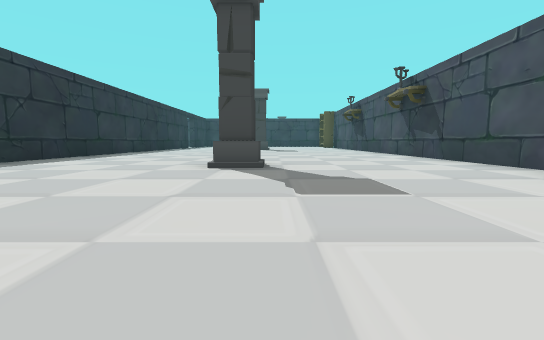
View 1 (above)

16 first-person views from a walk through a 3-D level made in the Unity game engine. The camera is 0.37 m above the floor, tilts 6° down and sees 90° across. The floor is counted in squares, 1 m on a side. Each view is taken from the middle of a square. On the plan, view 1 faces up. The plan holds only what a view shows up to about 9 squares ahead; the rest is blank. The place goes on beyond the plan. The player character is not drawn. Some animated figures are not drawn. Door leaves are left out, so doorways stand open.

View 2
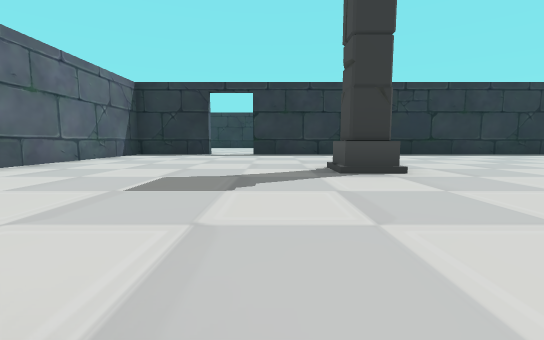

View 3
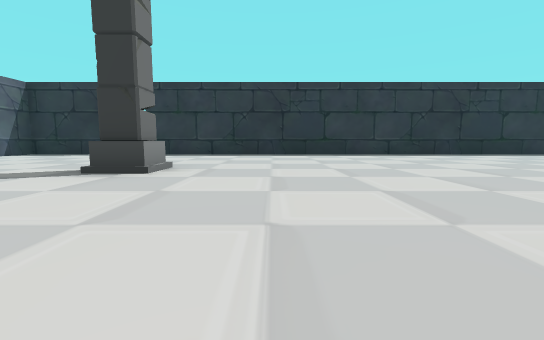

View 4
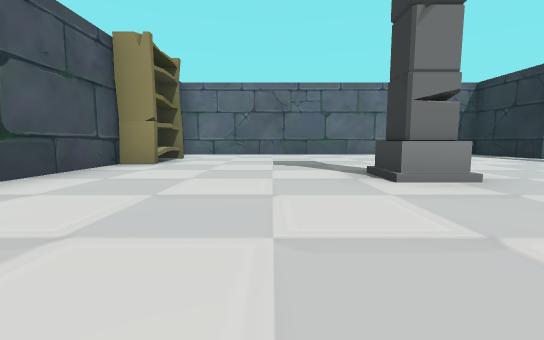

View 5
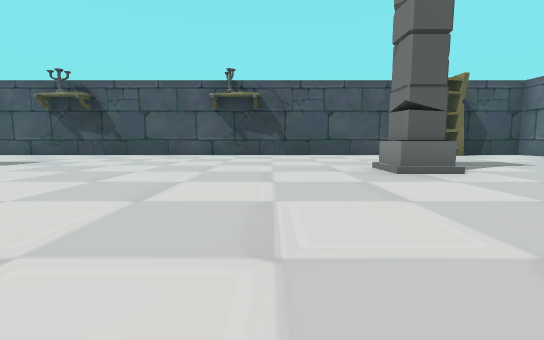

View 6
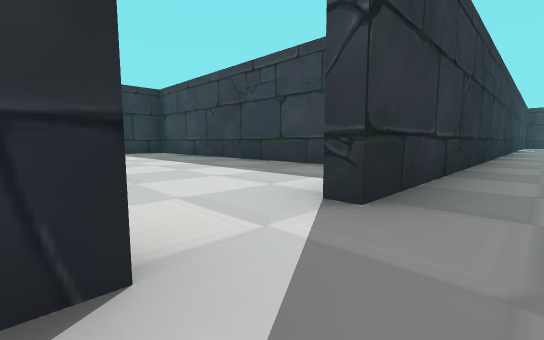

View 7
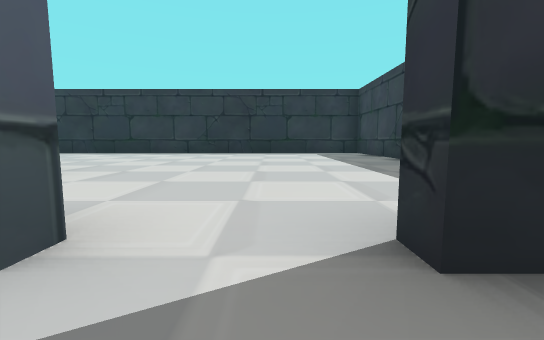

View 8
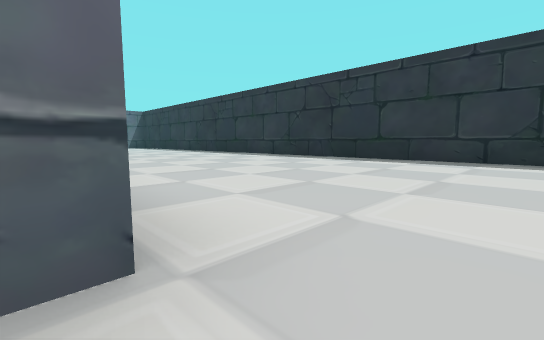

View 9
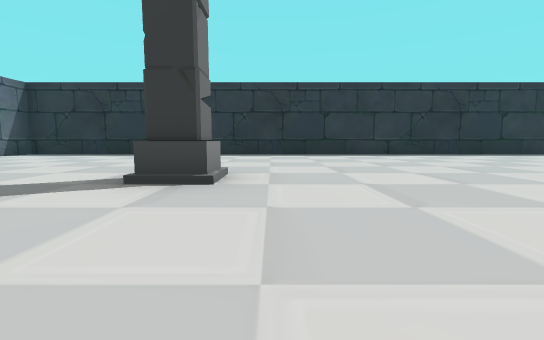

View 10
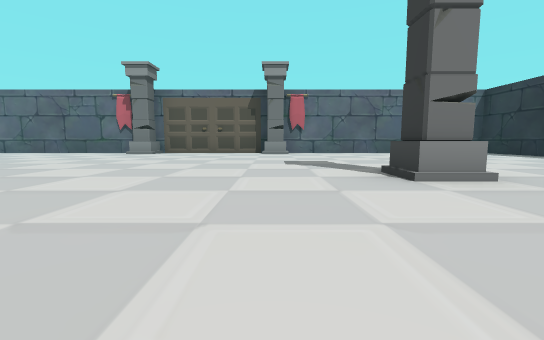

View 11
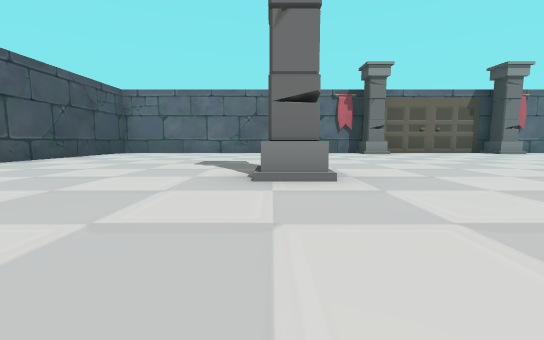

View 12
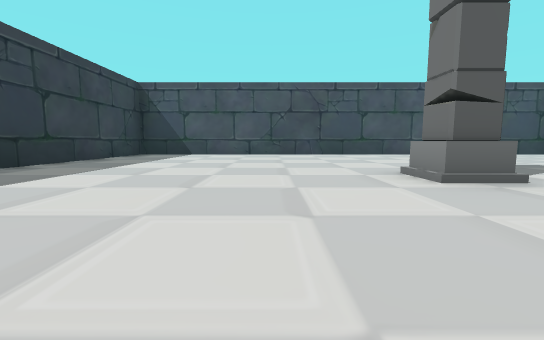

View 13
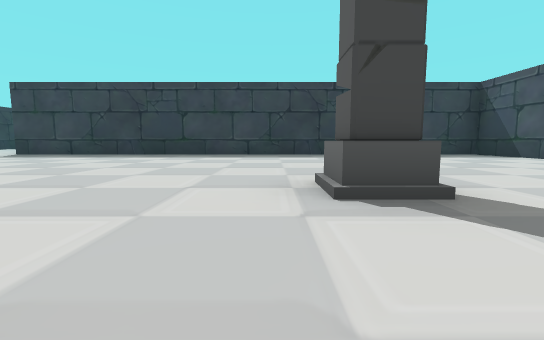

View 14
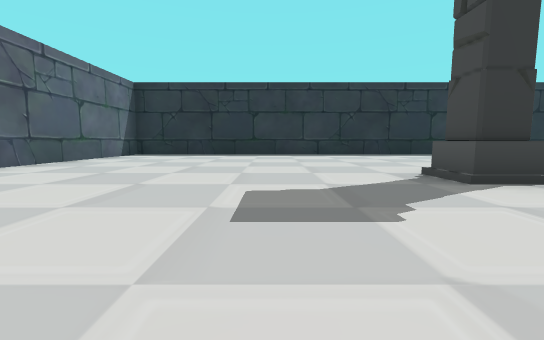

View 15
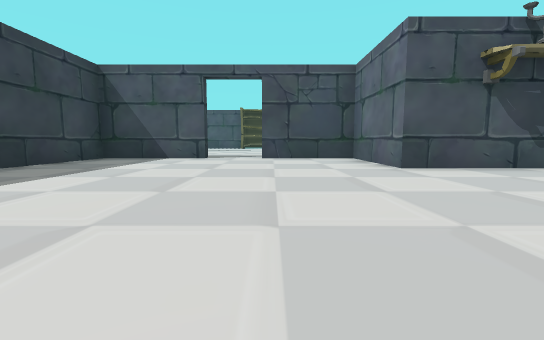

View 16
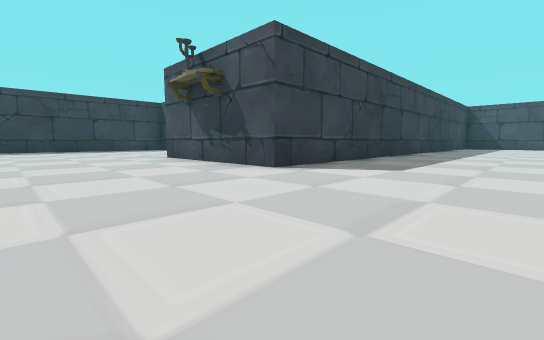

### Floor plan
Points are (right, up) in squares from view 1. A wall is a line through its corners. A room is listed if a view was taken in it or the views show most of it. See-through windows are left out.
Room 1 (views 1, 2, 3, 4, 5, 6, 7)
walls: (3.5, 2.4) (3.5, 11.5); (-4.7, 1.2) (-4.7, -0.8) (3.5, -0.8) (3.5, 0.7); (-4.7, 11.5) (-4.7, 2.5)
ways out: open door at (-5, 2) to room 2
objects: column (-1, 4) to (0, 4); other object (3, 1) to (3, 2)
Room 2 (views 8, 9, 10, 11, 12, 13, 14, 15, 16)
walls: (-5, 2.5) (-5, 4.7) (-12.8, 4.7) (-12.8, -15.8) (5.7, -15.8) (5.7, -4.3) (-7.2, -4.3) (-7.2, -0.8) (-5, -0.8) (-5, 1.2)
ways out: open door at (-5, 2) to room 1
objects: column (-8, -10); column (-6, -15); column (-2, -15); column (1, -10)

Where each view was taken, in squares from view 1:
view 1: 0 up, 0 right, facing up
view 2: 3 up, 3 right, facing left
view 3: 6 up, 3 right, facing left
view 4: 7 up, 1 right, facing down
view 5: 6 up, 4 left, facing right
view 6: 1 up, 4 left, facing up-left
view 7: 2 up, 4 left, facing left
view 8: 0 up, 7 left, facing down-left
view 9: 9 down, 5 left, facing left
view 10: 7 down, 6 left, facing down
view 11: 7 down, 1 right, facing down
view 12: 8 down, 2 left, facing right
view 13: 12 down, 0 right, facing up
view 14: 12 down, 5 left, facing left
view 15: 1 up, 11 left, facing right
view 16: 7 down, 10 left, facing up-right
